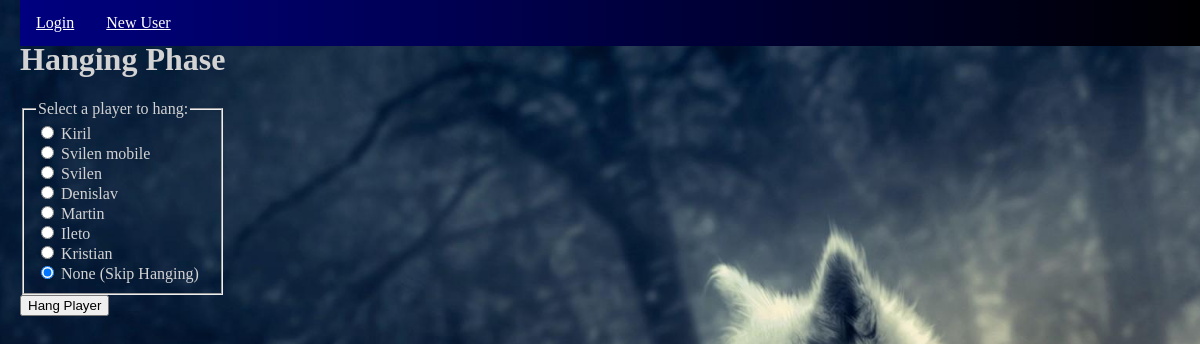
Page /hang_player/25 on the committed database.
### wolfs_game/models.py (models this page shows, shortened)
class Player(models.Model):
    user = models.OneToOneField(User, on_delete=models.DO_NOTHING)
    player_character = models.ForeignKey(Character, on_delete=models.DO_NOTHING)
    is_alive = models.BooleanField(default=True)
    room = models.ForeignKey(Room, on_delete=models.DO_NOTHING)

### wolfs_game/views.py (the view, shortened to what this page needs)
# urls.py: path('hang_player/<int:pk>', hang_player, name='hang-or-go'),
def hang_player(request, pk):
    current_game = get_object_or_404(Game, pk=pk)
    players_in_game = current_game.all_players.all()
    context = {
        'current_game': current_game,
        'players_in_game': players_in_game,
    }
    return render(request, 'hanging.html', context)

### templates/hanging.html (shortened to what this page needs)
{% extends 'base.html' %}
{% block content %}
    <div>
        <h1>Hanging Phase</h1>
    <form method="post">
        <fieldset>
            <legend>Select a player to hang:</legend>
            {% for player in players_in_game %}
                {% if player.is_alive %}
                <label>
                    <input type="radio" name="player" value="{{ player.pk }}">
                    {{ player.user.first_name }}
                </label><br>
                {% endif %}
            {% endfor %}
            <label>
                <input type="radio" name="player" value="NONE" checked>
                None (Skip Hanging)
            </label><br>
        </fieldset>
        <button type="submit">Hang Player</button>
    </form>
    </div>
{% endblock %}

### staticfiles/style.css (style rules this page uses)
body { display: flex; height: 100vh; margin: 20px; color: lightgray; background-image: url('/staticfiles/background.jpg'); background-size: cover; background-repeat: no-repeat; background-position: center; }

### rows in the picture
Player: user.first_name "Kiril"
Player: user.first_name "Svilen mobile"
Player: user.first_name "Svilen"
Player: user.first_name "Denislav"
Player: user.first_name "Martin"
Player: user.first_name "Ileto"
Player: user.first_name "Kristian"
